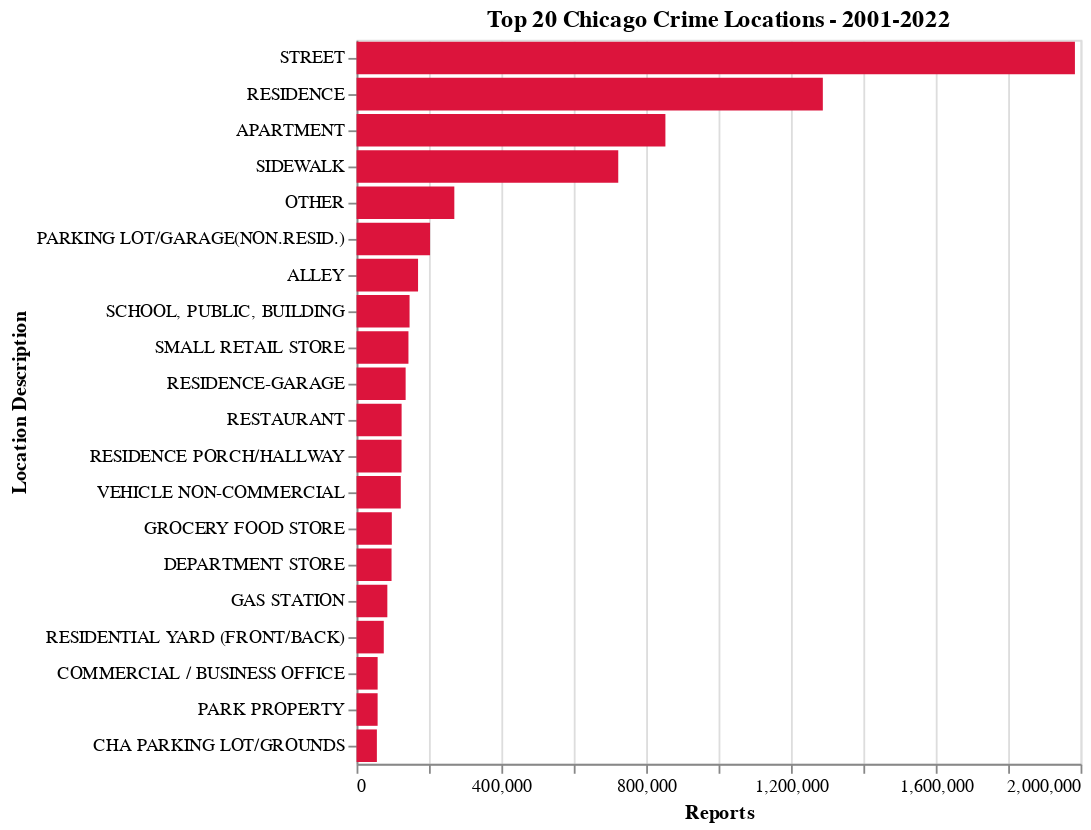

This figure's notebook cell:
### Code cell
# plot top 20 crime locations
alt.Chart(crime_locations[0:20]).mark_bar().encode(
    x={'field': 'Reports', 'type': 'quantitative'},
    y={'field': 'Location Description', 'type': 'nominal', 'sort': '-x'},
    tooltip=['Location Description', 'Reports'],
    color=alt.value('crimson')
).properties(title='Top 20 Chicago Crime Locations - 2001-2022')

### Figure 1 — Vega-Lite specification as saved in the notebook (floating-point values rounded to 4 significant figures)
{"config": {"view": {"continuousWidth": 400, "continuousHeight": 300}}, "data": {"name": "data-8af955ba4ad84b96396d3b5418d912f4"}, "mark": "bar", "encoding": {"color": {"value": "crimson"}, "tooltip": [{"type": "nominal", "field": "Location Description"}, {"type": "quantitative", "field": "Reports"}], "x": {"type": "quantitative", "field": "Reports"}, "y": {"type": "nominal", "field": "Location Description", "sort": "-x"}}, "title": "Top 20 Chicago Crime Locations - 2001-2022", "$schema": "https://vega.github.io/schema/vega-lite/v4.8.1.json", "datasets": {"data-8af955ba4ad84b96396d3b5418d912f4": [{"Location Description": "STREET", "Reports": 1984400}, {"Location Description": "RESIDENCE", "Reports": 1288019}, {"Location Description": "APARTMENT", "Reports": 853137}, {"Location Description": "SIDEWALK", "Reports": 722889}, {"Location Description": "OTHER", "Reports": 270046}, {"Location Description": "PARKING LOT/GARAGE(NON.RESID.)", "Reports": 203000}, {"Location Description": "ALLEY", "Reports": 169859}, {"Location Description": "SCHOOL, PUBLIC, BUILDING", "Reports": 146392}, {"Location Description": "SMALL RETAIL STORE", "Reports": 143299}, {"Location Description": "RESIDENCE-GARAGE", "Reports": 135544}, {"Location Description": "RESTAURANT", "Reports": 124424}, {"Location Description": "RESIDENCE PORCH/HALLWAY", "Reports": 124220}, {"Location Description": "VEHICLE NON-COMMERCIAL", "Reports": 122125}, {"Location Description": "GROCERY FOOD STORE", "Reports": 97371}, {"Location Description": "DEPARTMENT STORE", "Reports": 96629}, {"Location Description": "GAS STATION", "Reports": 84980}, {"Location Description": "RESIDENTIAL YARD (FRONT/BACK)", "Reports": 75156}, {"Location Description": "COMMERCIAL / BUSINESS OFFICE", "Reports": 58210}, {"Location Description": "PARK PROPERTY", "Reports": 58158}, {"Location Description": "CHA PARKING LOT/GROUNDS", "Reports": 56107}]}}
